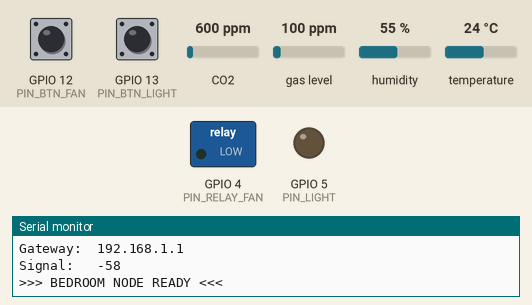
The program below on a simulated ESP32. On the bench: switched loads named in the program (green lamp = pin HIGH), output pins drawn as LEDs (lit = HIGH), the last lines printed to the serial monitor. The test bench sets the inputs (shaded band); at power-on: GPIO 12 (PIN_BTN_FAN) HIGH, GPIO 13 (PIN_BTN_LIGHT) HIGH, CO2 600 ppm, gas level 100 ppm, humidity 55 %, temperature 24 °C. WiFi joins after 1.5 s; servers stay silent unless stated; random numbers use the default seed unless the program sets one; EEPROM starts erased; no MQTT or app messages arrive unless stated.

Above: at 3.8 s.
3.9 s: GPIO 12 (PIN_BTN_FAN) pulled LOW for 0.15 s
At 4.3 s:
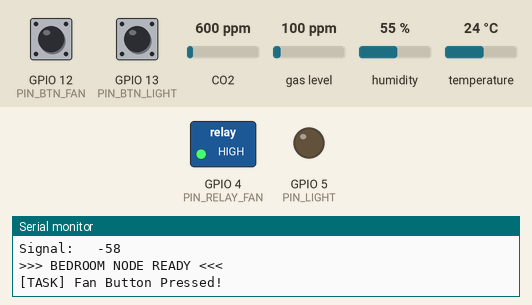
5.5 s: GPIO 13 (PIN_BTN_LIGHT) pulled LOW for 0.15 s
At 5.8 s:
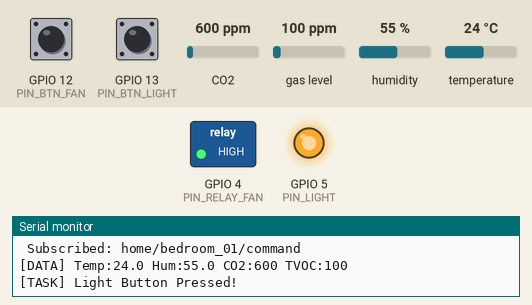
7.1 s: GPIO 12 (PIN_BTN_FAN) pulled LOW for 1 s
At 8.4 s:
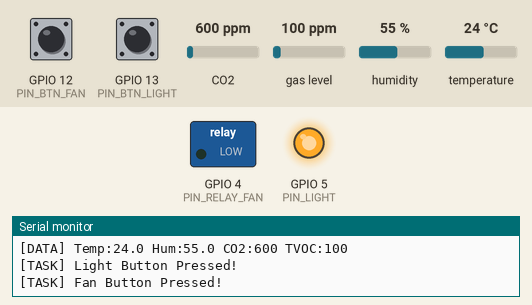
12.6 s: GPIO 12 (PIN_BTN_FAN) pulled LOW for 3.2 s
At 13.4 s:
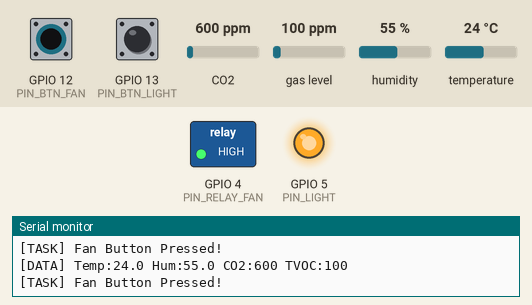
Timing chart, 0 to 15.6 s (numbered marks = the images above; inputs shaded):
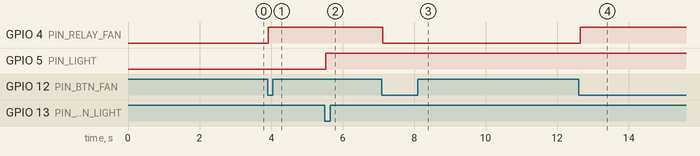

Measured:
- after the input at 3.9 s, GPIO 4 (PIN_RELAY_FAN): LOW → HIGH at once
- after the input at 5.5 s, GPIO 5 (PIN_LIGHT): LOW → HIGH at once
- after the input at 7.1 s, GPIO 4 (PIN_RELAY_FAN): HIGH → LOW at once
- after the input at 12.6 s, GPIO 4 (PIN_RELAY_FAN): LOW → HIGH after 0.05 s

The program:

main.cpp
```cpp
#include <Arduino.h>
#include "Config.hpp"
#include "NetworkManager.hpp"
#include "HardwareControl.hpp"

// Callback khi nhận tin nhắn MQTT
void mqttCallback(char* topic, byte* payload, unsigned int length) {
    String message;
    for (unsigned int i = 0; i < length; i++) {
        message += (char)payload[i];
    }
    // Chuyển việc xử lý sang HardwareControl
    processCommand(String(topic), message);
}

void setup() {
    Serial.begin(115200);
    delay(1000);

    // 1. Setup phần cứng (Sensors, Pins, FreeRTOS Button Task)
    setupHardware();

    // 2. Setup mạng (WiFi + MQTT)
    setupNetwork(mqttCallback);

    Serial.println(">>> BEDROOM NODE READY <<<");
}

void loop() {
    // 1. Duy trì kết nối WiFi + MQTT (non-blocking)
    maintainConnection();

    // 2. Chạy logic cảm biến, gửi dữ liệu, heartbeat
    loopHardware();
}
```

HardwareControl.hpp
```cpp
#ifndef HARDWARE_CONTROL_HPP
#define HARDWARE_CONTROL_HPP

#include <Arduino.h>
#include <ArduinoJson.h>
#include <Wire.h>
#include <Preferences.h>
#include <vector>
#include "Adafruit_CCS811.h"
#include "ClosedCube_HDC1080.h"
#include "Config.hpp"
#include "NetworkManager.hpp"

// ================= ĐỐI TƯỢNG PHẦN CỨNG =================
Adafruit_CCS811     ccs;
ClosedCube_HDC1080  hdc1080;
Preferences         preferences;

// Trạng thái thiết bị (volatile vì được đọc/ghi từ cả FreeRTOS task và main loop)
volatile bool fanState   = false;
volatile bool lightState = false;

// Cờ báo hiệu cho main loop sau khi nút bấm thay đổi
volatile bool fanChanged   = false;
volatile bool lightChanged = false;

// Giá trị cảm biến
float    valTemp = 0;
float    valHum  = 0;
uint16_t valCO2  = 0;
uint16_t valTVOC = 0;
bool     hasCCS  = false;

// Bộ đệm RAM lưu dữ liệu khi mất mạng (tối đa ~5 phút nếu gửi 5s/lần)
std::vector<String> sensorBuffer;
const size_t MAX_BUFFER_SIZE = 50;

// ================= HÀM HELPER =================

void sendDeviceStatus(String docId, bool isOn) {
    if (client.connected()) {
        StaticJsonDocument<200> doc;
        doc["deviceId"] = docId;
        doc["isOn"]     = isOn;
        String out;
        serializeJson(doc, out);
        sendMQTT(TOPIC_STATUS, out);
    }
}

void saveState() {
    preferences.begin("bedroom_state", false);
    preferences.putBool("fan",   fanState);
    preferences.putBool("light", lightState);
    preferences.end();
}

void flushSensorBuffer() {
    if (sensorBuffer.empty()) return;
    Serial.printf("[SYNC] Dang dong bo %d ban tin cu...\n", sensorBuffer.size());
    for (const String& payload : sensorBuffer) {
        sendMQTT(TOPIC_SENSORS, payload);
        delay(50);
    }
    sensorBuffer.clear();
    Serial.println("[SYNC] Da dong bo xong!");
}

// ================= TASK NÚT NHẤN (FreeRTOS) =================

void taskButtonMonitor(void* parameter) {
    pinMode(PIN_BTN_FAN,   INPUT_PULLUP);
    pinMode(PIN_BTN_LIGHT, INPUT_PULLUP);

    int lastFanBtn   = HIGH;
    int lastLightBtn = HIGH;

    for (;;) {
        // Nút quạt
        int curFan = digitalRead(PIN_BTN_FAN);
        if (lastFanBtn == HIGH && curFan == LOW) {
            fanState = !fanState;
            digitalWrite(PIN_RELAY_FAN, fanState ? HIGH : LOW);
            fanChanged = true;
            Serial.println("[TASK] Fan Button Pressed!");
        }
        lastFanBtn = curFan;

        // Nút đèn
        int curLight = digitalRead(PIN_BTN_LIGHT);
        if (lastLightBtn == HIGH && curLight == LOW) {
            lightState = !lightState;
            digitalWrite(PIN_LIGHT, lightState ? HIGH : LOW);
            lightChanged = true;
            Serial.println("[TASK] Light Button Pressed!");
        }
        lastLightBtn = curLight;

        vTaskDelay(50 / portTICK_PERIOD_MS);
    }
}

// ================= SETUP =================

inline void setupHardware() {
    Serial.println("--- BEDROOM HARDWARE SETUP ---");

    // Khôi phục trạng thái từ Flash
    preferences.begin("bedroom_state", true);
    fanState   = preferences.getBool("fan",   false);
    lightState = preferences.getBool("light", false);
    preferences.end();

    // Output
    pinMode(PIN_RELAY_FAN, OUTPUT);
    pinMode(PIN_LIGHT,     OUTPUT);
    digitalWrite(PIN_RELAY_FAN, fanState   ? HIGH : LOW);
    digitalWrite(PIN_LIGHT,     lightState ? HIGH : LOW);

    // Khởi động FreeRTOS task nút nhấn
    xTaskCreate(taskButtonMonitor, "ButtonTask", 2048, NULL, 1, NULL);
    Serial.println(" Button Task Started");

    // Cảm biến I2C
    Wire.begin(PIN_I2C_SDA, PIN_I2C_SCL);
    hdc1080.begin(0x40);

    if (ccs.begin()) {
        hasCCS = true;
        while (!ccs.available());  // Chờ CCS811 warm-up
        Serial.println(" CCS811 Ready");
    } else {
        hasCCS = false;
        Serial.println(" CCS811 skipped");
    }

    Serial.println(" Hardware Ready");
}

// ================= LOOP HARDWARE =================

inline void loopHardware() {
    // A. Lưu Flash + gửi status khi nút bấm thay đổi
    if (fanChanged) {
        fanChanged = false;
        saveState();
        sendDeviceStatus(ID_FAN_BEDROOM, fanState);
    }
    if (lightChanged) {
        lightChanged = false;
        saveState();
        sendDeviceStatus(ID_LIGHT_BEDROOM, lightState);
    }

    // B. Gửi cảm biến mỗi 5 giây
    static unsigned long lastSensorSend = 0;
    if (millis() - lastSensorSend > 5000) {
        lastSensorSend = millis();

        float t = hdc1080.readTemperature();
        float h = hdc1080.readHumidity();

        if (hasCCS && ccs.available() && !ccs.readData()) {
            valCO2  = ccs.geteCO2();
            valTVOC = ccs.getTVOC();
            ccs.setEnvironmentalData(h, t);
        }

        StaticJsonDocument<256> doc;
        doc["temperature"] = isnan(t) ? 0 : t;
        doc["humidity"]    = isnan(h) ? 0 : h;
        doc["co2"]         = valCO2;
        doc["tvoc"]        = valTVOC;
        String out;
        serializeJson(doc, out);

        if (client.connected()) {
            if (!sensorBuffer.empty()) flushSensorBuffer();
            sendMQTT(TOPIC_SENSORS, out);
            Serial.printf("[DATA] Temp:%.1f Hum:%.1f CO2:%d TVOC:%d\n",
                          t, h, valCO2, valTVOC);
        } else {
            if (sensorBuffer.size() >= MAX_BUFFER_SIZE) {
                sensorBuffer.erase(sensorBuffer.begin());
                Serial.println("[OFFLINE] Buffer full, rotating...");
            }
            sensorBuffer.push_back(out);
            Serial.printf("[OFFLINE] Buffered. Size: %d/%d\n",
                          sensorBuffer.size(), MAX_BUFFER_SIZE);
        }
    }

    // C. Heartbeat trạng thái thiết bị mỗi 10 giây
    static unsigned long lastStatusSync = 0;
    if (millis() - lastStatusSync > 10000) {
        lastStatusSync = millis();
        if (client.connected()) {
            sendDeviceStatus(ID_FAN_BEDROOM,   fanState);
            sendDeviceStatus(ID_LIGHT_BEDROOM, lightState);
        }
    }
}

// ================= XỬ LÝ LỆNH TỪ GATEWAY =================

inline void processCommand(String topic, String payload) {
    StaticJsonDocument<512> doc;
    if (deserializeJson(doc, payload)) {
        Serial.println("[CMD] JSON parse error");
        return;
    }

    String action = doc["action"] | "";
    String device = doc["device"] | "";

    Serial.printf("[CMD] device=%s action=%s\n", device.c_str(), action.c_str());

    // --- OTA Update ---
    if (action == "ota_update") {
        String url = doc["url"] | "";
        if (url.length() == 0) {
            Serial.println("[OTA] Error: url is empty");
            return;
        }
        Serial.println("[OTA] Command received. URL: " + url);

        // Lưu trạng thái trước khi flash
        // setup() sẽ khôi phục từ Preferences sau khi reboot
        saveState();

        // Thực hiện OTA (blocking — reboot nếu thành công)
        performOTA(url);

        // Chỉ chạy đến đây nếu OTA thất bại
        Serial.println("[OTA] Failed. Resuming normal operation.");
        return;
    }

    // --- Điều khiển thiết bị ---
    bool state = (action == "turn_on");

    if (device == String(ID_FAN_BEDROOM)) {
        fanState = state;
        digitalWrite(PIN_RELAY_FAN, fanState ? HIGH : LOW);
        saveState();
        sendDeviceStatus(ID_FAN_BEDROOM, fanState);
        Serial.printf("[CMD] Fan -> %s\n", fanState ? "ON" : "OFF");
    }
    else if (device == String(ID_LIGHT_BEDROOM)) {
        lightState = state;
        digitalWrite(PIN_LIGHT, lightState ? HIGH : LOW);
        saveState();
        sendDeviceStatus(ID_LIGHT_BEDROOM, lightState);
        Serial.printf("[CMD] Light -> %s\n", lightState ? "ON" : "OFF");
    }
    else {
        Serial.printf("[CMD] Unknown device: %s\n", device.c_str());
    }
}

#endif
```

NetworkManager.hpp
```cpp
#ifndef NETWORK_MANAGER_HPP
#define NETWORK_MANAGER_HPP

#include <WiFi.h>
#include <PubSubClient.h>
#include <HTTPUpdate.h>
#include "Config.hpp"

WiFiClient espClient;
PubSubClient client(espClient);

typedef void (*MsgCallback)(char*, uint8_t*, unsigned int);

unsigned long lastReconnectAttempt = 0;

// ================= SETUP NETWORK =================

void setupNetwork(MsgCallback callback) {
    Serial.println("\n--- BAT DAU KET NOI (DIRECT HOTSPOT MODE) ---");

    WiFi.disconnect(true);
    delay(100);
    WiFi.mode(WIFI_STA);
    WiFi.setSleep(false);

    // IP tĩnh — không chờ DHCP
    IPAddress local_IP(10, 42, 0, 51);
    IPAddress gateway(10, 42, 0, 1);
    IPAddress subnet(255, 255, 255, 0);

    if (!WiFi.config(local_IP, gateway, subnet)) {
        Serial.println("Loi cau hinh IP Tinh!");
    }

    Serial.print("Dang ket noi vao Hotspot: ");
    Serial.println(WIFI_SSID);

    if (String(WIFI_PASS) == "") WiFi.begin(WIFI_SSID, NULL);
    else                         WiFi.begin(WIFI_SSID, WIFI_PASS);

    int retries = 0;
    while (WiFi.status() != WL_CONNECTED && retries < 40) {
        delay(500);
        Serial.print(".");
        retries++;
    }

    if (WiFi.status() == WL_CONNECTED) {
        Serial.println("\nKET NOI WIFI THANH CONG!");
        Serial.print("IP ESP32: "); Serial.println(WiFi.localIP());
        Serial.print("Gateway:  "); Serial.println(WiFi.gatewayIP());
        Serial.print("Signal:   "); Serial.println(WiFi.RSSI());
    } else {
        Serial.print("\nTHAT BAI. Status: ");
        Serial.println(WiFi.status());
    }

    client.setServer(MQTT_SERVER, MQTT_PORT);
    client.setCallback(callback);
    client.setSocketTimeout(15);
    client.setKeepAlive(15);
}

// ================= MAINTAIN CONNECTION =================

inline void maintainConnection() {
    if (!client.connected()) {
        long now = millis();
        if (now - lastReconnectAttempt > 5000) {
            lastReconnectAttempt = now;

            if (WiFi.status() != WL_CONNECTED) {
                Serial.println(" Mat Wifi. Dang ket noi lai...");
                if (String(WIFI_PASS) == "") WiFi.begin(WIFI_SSID, NULL);
                else                         WiFi.begin(WIFI_SSID, WIFI_PASS);
                return;
            }

            String clientId = String(DEVICE_NODE_ID) + "_" + String(random(0xffff), HEX);
            Serial.print("Connecting to MQTT Broker (" + String(MQTT_SERVER) + ")... ");

            if (client.connect(clientId.c_str())) {
                Serial.println(" Broker Connected!");
                client.subscribe(TOPIC_CMD);
                Serial.println(" Subscribed: " + String(TOPIC_CMD));
            } else {
                Serial.print(" Failed, rc=");
                Serial.println(client.state());
            }
        }
    } else {
        client.loop();
    }
}

// ================= SEND MQTT =================

inline void sendMQTT(const char* topic, String jsonString) {
    if (client.connected()) {
        client.publish(topic, jsonString.c_str());
    }
}

// ================= OTA UPDATE =================
// Node 3 (bedroom) không có LCD nên log OTA qua Serial.
// Nếu sau này thêm LCD, chỉ cần bỏ comment các dòng lcd.*

void performOTA(String url) {
    Serial.println("[OTA] Starting update from: " + url);
    Serial.println("[OTA] Disconnecting MQTT...");

    // Ngắt MQTT trước để giải phóng socket
    client.disconnect();
    delay(200);

    // Callback tiến trình — log % qua Serial
    httpUpdate.onProgress([](int cur, int total) {
        if (total > 0) {
            int pct = (cur * 100) / total;
            Serial.printf("[OTA] Progress: %d%%\n", pct);
        }
    });

    httpUpdate.setLedPin(LED_BUILTIN, LOW);
    httpUpdate.rebootOnUpdate(true); // Tự reboot sau khi flash thành công

    WiFiClient otaClient;
    t_httpUpdate_return ret = httpUpdate.update(otaClient, url);

    // Chỉ chạy đến đây nếu OTA thất bại (thành công → đã reboot)
    switch (ret) {
        case HTTP_UPDATE_FAILED:
            Serial.printf("[OTA] FAILED (%d): %s\n",
                httpUpdate.getLastError(),
                httpUpdate.getLastErrorString().c_str());
            break;

        case HTTP_UPDATE_NO_UPDATES:
            Serial.println("[OTA] No update available.");
            break;

        case HTTP_UPDATE_OK:
            // Không bao giờ đến đây nếu rebootOnUpdate=true
            Serial.println("[OTA] OK!");
            break;
    }

    // Reconnect MQTT sau khi OTA thất bại
    Serial.println("[OTA] Reconnecting MQTT...");
    lastReconnectAttempt = 0;
}

#endif
```

Config.hpp
```cpp
#ifndef CONFIG_HPP
#define CONFIG_HPP

// ================= 1. CẤU HÌNH MẠNG (HOTSPOT NỘI BỘ) =================
// Tên Hotspot Raspberry Pi
#define WIFI_SSID "SmartHome_Hub"
#define WIFI_PASS ""

// IP Tĩnh của Raspberry Pi (Gateway mặc định của Hotspot Linux)
#define MQTT_SERVER "10.42.0.1"
#define MQTT_PORT 1883

// ================= 2. ĐỊNH DANH NODE & PHÒNG =================
#define DEVICE_NODE_ID "esp32_bedroom_node"
#define ROOM_BEDROOM "bedroom_01"

// ID thiết bị (PHẢI KHỚP VỚI DATABASE FIREBASE)
#define ID_FAN_BEDROOM   "fan_bd_1"
#define ID_LIGHT_BEDROOM "light_bd_1"

// ================= 3. PIN MAP =================
// Output
#define PIN_RELAY_FAN 4
#define PIN_LIGHT     5

// Input Sensors (I2C)
#define PIN_I2C_SDA   21
#define PIN_I2C_SCL   22

// Input Buttons
#define PIN_BTN_FAN   12
#define PIN_BTN_LIGHT 13

// ================= 4. MQTT TOPICS =================
const char* TOPIC_CMD = "home/" ROOM_BEDROOM "/command";
const char* TOPIC_SENSORS = "home/" ROOM_BEDROOM "/sensors";
const char* TOPIC_STATUS  = "home/" ROOM_BEDROOM "/status";

#endif
```
